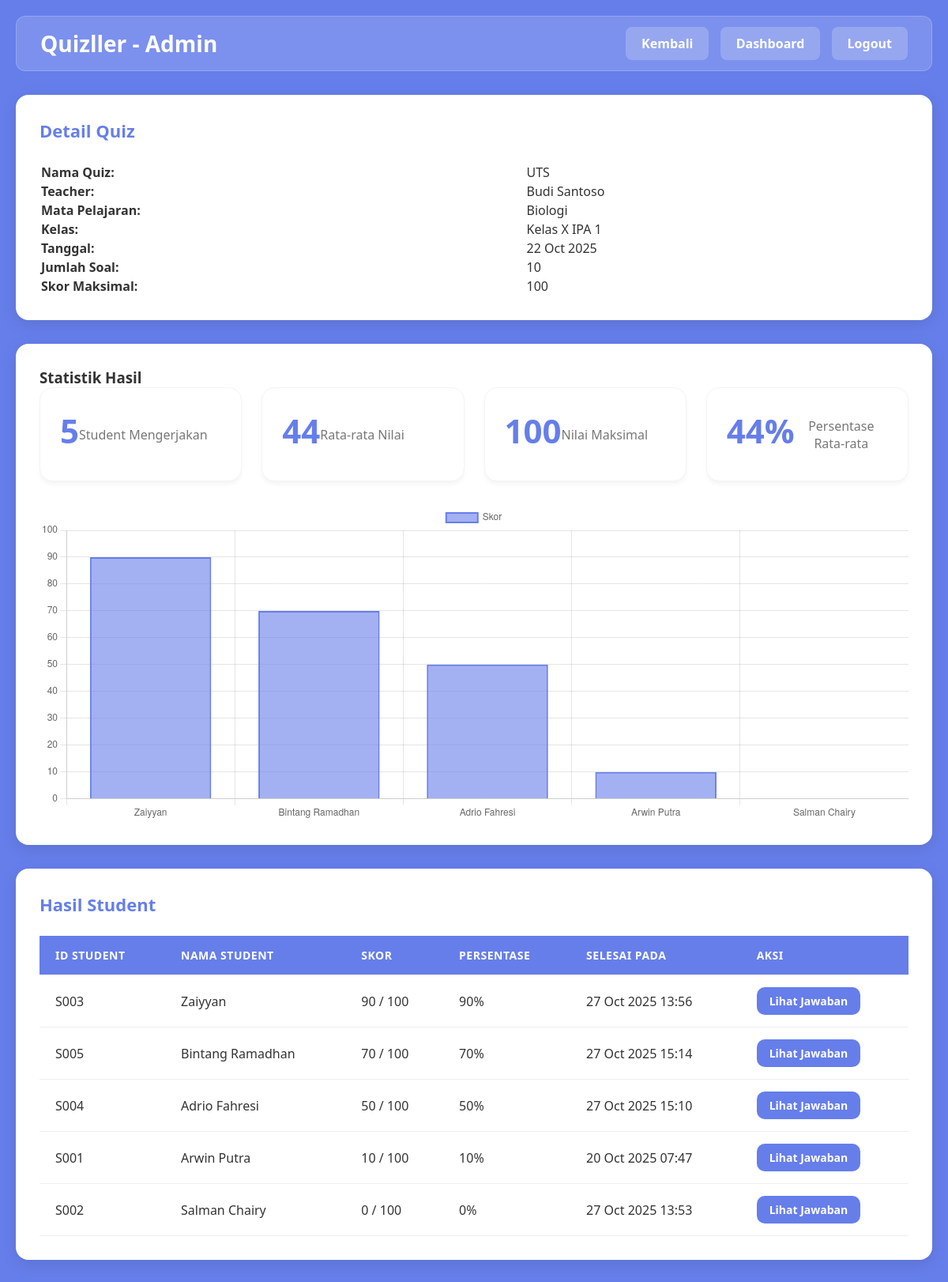
Screenshot of /admin/test-results.php?id=1 (signed in) with the database file from the repository.
### tables this page shows
CREATE TABLE tests (
        id INTEGER PRIMARY KEY AUTOINCREMENT,
        teacher_id INTEGER NOT NULL,
        name VARCHAR(255) NOT NULL,
        date DATE NOT NULL,
        status_id INTEGER NOT NULL,
        subject VARCHAR(255) NOT NULL,
        total_questions INTEGER NOT NULL DEFAULT 0,
        class_id INTEGER NOT NULL,
        FOREIGN KEY (teacher_id) REFERENCES teachers(id),
        FOREIGN KEY (status_id) REFERENCES status(id),
        FOREIGN KEY (class_id) REFERENCES classes(id)
    );

CREATE TABLE teachers (
        id INTEGER PRIMARY KEY AUTOINCREMENT,
        name VARCHAR(255) NOT NULL,
        email VARCHAR(255) NOT NULL UNIQUE,
        password VARCHAR(255) NOT NULL
    );

CREATE TABLE classes (
        id INTEGER PRIMARY KEY AUTOINCREMENT,
        name VARCHAR(255) NOT NULL
    );

CREATE TABLE student_test_results (
        id INTEGER PRIMARY KEY AUTOINCREMENT,
        student_id INTEGER NOT NULL,
        test_id INTEGER NOT NULL,
        score INTEGER NOT NULL DEFAULT 0,
        completed INTEGER NOT NULL DEFAULT 0,
        completed_at DATETIME,
        UNIQUE (student_id, test_id),
        FOREIGN KEY (student_id) REFERENCES students(id) ON DELETE CASCADE,
        FOREIGN KEY (test_id) REFERENCES tests(id) ON DELETE CASCADE
    );

CREATE TABLE students (
        id INTEGER PRIMARY KEY AUTOINCREMENT,
        student_id VARCHAR(50) NOT NULL UNIQUE,
        name VARCHAR(255) NOT NULL,
        password VARCHAR(255) NOT NULL,
        class_id INTEGER,
        FOREIGN KEY (class_id) REFERENCES classes(id)
    );

### includes/functions.php (called while the page is built, shortened)
<?php
function formatDate($date) {
    return date('d M Y', strtotime($date));
}
?>

### admin/test-results.php (the view, shortened to what this page needs)
<?php
require_once '../includes/functions.php';
$test_id = isset($_GET['id']) ? (int)$_GET['id'] : 0;
$conn = getDBConnection();
$stmt = $conn->prepare("SELECT t.*, te.name as teacher_name, c.name as class_name, s.name as status_name
                        FROM tests t
                        JOIN teachers te ON t.teacher_id = te.id
                        JOIN classes c ON t.class_id = c.id
                        JOIN status s ON t.status_id = s.id
                        WHERE t.id = ?");
$stmt->execute([$test_id]);
$test = $stmt->fetch(PDO::FETCH_ASSOC);
$stmt = $conn->prepare("SELECT str.*, s.student_id, s.name as student_name
                        FROM student_test_results str
                        JOIN students s ON str.student_id = s.id
                        WHERE str.test_id = ? AND str.completed = 1
                        ORDER BY str.score DESC");
$stmt->execute([$test_id]);
$results = $stmt->fetchAll(PDO::FETCH_ASSOC);
$total_score = 0;
$total_students = count($results);
foreach ($results as $result) {
    $total_score += $result['score'];
}
$average_score = $total_students > 0 ? round($total_score / $total_students, 2) : 0;
$stmt = $conn->prepare("SELECT COUNT(*) as count FROM questions q
                        JOIN question_test_mapping qtm ON q.id = qtm.question_id
                        WHERE qtm.test_id = ?");
$stmt->execute([$test_id]);
$question_count = $stmt->fetch(PDO::FETCH_ASSOC)['count'];
$stmt = $conn->prepare("SELECT SUM(score) as total FROM questions q
                        JOIN question_test_mapping qtm ON q.id = qtm.question_id
                        WHERE qtm.test_id = ?");
$stmt->execute([$test_id]);
$max_score = $stmt->fetch(PDO::FETCH_ASSOC)['total'] ?? 0;
?>
<!DOCTYPE html>
<html lang="id">
<head>
    <link rel="stylesheet" href="../assets/css/style.css">
</head>
<body>
    <div class="container">
        <div class="navbar">
            <h1>Quizller - Admin</h1>
            <div>
                <a href="tests.php" style="margin-right: 10px;">Kembali</a>
                <a href="dashboard.php" style="margin-right: 10px;">Dashboard</a>
                <a href="../logout.php">Logout</a>
            </div>
        </div>
        <div class="card">
            <h3>Detail Quiz</h3>
            <table style="width: 100%;">
                <tr>
                    <td><strong>Nama Quiz:</strong></td>
                    <td><?php echo htmlspecialchars($test['name']); ?></td>
                </tr>
                <tr>
                    <td><strong>Teacher:</strong></td>
                    <td><?php echo htmlspecialchars($test['teacher_name']); ?></td>
                </tr>
                <tr>
                    <td><strong>Mata Pelajaran:</strong></td>
                    <td><?php echo htmlspecialchars($test['subject']); ?></td>
                </tr>
                <tr>
                    <td><strong>Kelas:</strong></td>
                    <td><?php echo htmlspecialchars($test['class_name']); ?></td>
                </tr>
                <tr>
                    <td><strong>Tanggal:</strong></td>
                    <td><?php echo formatDate($test['date']); ?></td>
                </tr>
                <tr>
                    <td><strong>Jumlah Soal:</strong></td>
                    <td><?php echo $question_count; ?></td>
                </tr>
                <tr>
                    <td><strong>Skor Maksimal:</strong></td>
                    <td><?php echo $max_score; ?></td>
                </tr>
            </table>
        </div>
        <div class="stats-container">
            <h3>Statistik Hasil</h3>
            <div class="dashboard-grid" style="margin-bottom: 30px;">
                <div class="dashboard-card">
                    <h3><?php echo $total_students; ?></h3>
                    <p>Student Mengerjakan</p>
                </div>
                <div class="dashboard-card">
                    <h3><?php echo $average_score; ?></h3>
                    <p>Rata-rata Nilai</p>
                </div>
                <div class="dashboard-card">
                    <h3><?php echo $max_score; ?></h3>
                    <p>Nilai Maksimal</p>
                </div>
                <div class="dashboard-card">
                    <h3><?php echo $total_students > 0 ? round(($average_score / $max_score) * 100, 2) : 0; ?>%</h3>
                    <p>Persentase Rata-rata</p>
                </div>
            </div>
            <?php if (count($results) > 0): ?>
                <canvas id="scoreChart" style="max-height: 400px;"></canvas>
            <?php endif; ?>
        </div>
        <div class="card">
            <h3>Hasil Student</h3>
            <?php if (count($results) > 0): ?>
                <table class="table">
                    <thead>
                        <tr>
                            <th>ID Student</th>
                            <th>Nama Student</th>
                            <th>Skor</th>
                            <th>Persentase</th>
                            <th>Selesai Pada</th>
                            <th>Aksi</th>
                        </tr>
                    </thead>
                    <tbody>
                        <?php foreach ($results as $result): ?>
                            <tr>
                                <td><?php echo htmlspecialchars($result['student_id']); ?></td>
                                <td><?php echo htmlspecialchars($result['student_name']); ?></td>
                                <td><?php echo $result['score']; ?> / <?php echo $max_score; ?></td>
                                <td><?php echo round(($result['score'] / $max_score) * 100, 2); ?>%</td>
                                <td><?php echo date('d M Y H:i', strtotime($result['completed_at'])); ?></td>
                                <td>
                                    <a href="student-answers.php?test_id=<?php echo $test_id; ?>&student_id=<?php echo $result['student_id']; ?>" class="btn btn-small">Lihat Jawaban</a>
                                </td>
                            </tr>
                        <?php endforeach; ?>
                    </tbody>
                </table>
            <?php else: ?>
                <p>Belum ada student yang mengerjakan quiz ini.</p>
            <?php endif; ?>
        </div>
    </div>
    <?php if (count($results) > 0): ?>
    <script>
        const ctx = document.getElementById('scoreChart');
        new Chart(ctx, {
            type: 'bar',
            data: {
                labels: [<?php echo '"' . implode('", "', array_map(function($r) { return $r['student_name']; }, $results)) . '"'; ?>],
                datasets: [{
                    label: 'Skor',
                    data: [<?php echo implode(', ', array_map(function($r) { return $r['score']; }, $results)); ?>],
                    backgroundColor: 'rgba(102, 126, 234, 0.6)',
                    borderColor: 'rgba(102, 126, 234, 1)',
                    borderWidth: 2
                }]
            },
            options: {
                responsive: true,
                maintainAspectRatio: true,
                scales: {
                    y: {
                        beginAtZero: true,
                        max: <?php echo $max_score; ?>
                    }
                }
            }
        });
    </script>
    <?php endif; ?>
</body>
</html>

### assets/css/style.css (style rules this page uses)
* { margin: 0; padding: 0; box-sizing: border-box; }
body { font-family: 'Segoe UI', Tahoma, Geneva, Verdana, sans-serif; background-color: #667eea; min-height: 100vh; color: #333; }
.container { max-width: 1200px; margin: 0 auto; padding: 20px; }
.navbar { background-color: rgba(255, 255, 255, 0.15); backdrop-filter: blur(10px); padding: 15px 30px; border-radius: 12px; margin-bottom: 30px; display: flex; justify-content: space-between; align-items: center; border: 1px solid rgba(255, 255, 255, 0.2); }
.navbar h1 { color: white; font-size: 28px; font-weight: 700; margin: 0; }
.navbar a { color: white; text-decoration: none; padding: 10px 20px; background-color: rgba(255, 255, 255, 0.2); border-radius: 8px; transition: all 0.3s; font-weight: 600; }
.btn { width: 100%; padding: 12px; background-color: #667eea; color: white; border: none; border-radius: 10px; font-size: 16px; font-weight: 600; cursor: pointer; transition: all 0.2s; text-align: center; display: inline-block; text-decoration: none; }
.btn-small { width: auto; padding: 8px 16px; font-size: 14px; }
.card { background-color: white; padding: 30px; border-radius: 16px; box-shadow: 0 5px 20px rgba(0, 0, 0, 0.1); margin-bottom: 30px; }
.card h3 { color: #667eea; margin-bottom: 25px; font-size: 22px; font-weight: 700; }
.table { width: 100%; border-collapse: collapse; background-color: white; overflow: hidden; }
.table th, .table td { padding: 15px 20px; text-align: left; border-bottom: 1px solid #eee; }
.table th { background-color: #667eea; color: white; font-weight: 600; text-transform: uppercase; font-size: 14px; letter-spacing: 0.5px; }
.dashboard-grid { display: grid; grid-template-columns: repeat(auto-fit, minmax(240px, 1fr)); gap: 25px; margin-bottom: 30px; }
.dashboard-card { background: white; padding: 30px; border-radius: 16px; box-shadow: 0 5px 20px rgba(0, 0, 0, 0.1); text-align: center; transition: transform 0.3s; }
.dashboard-card h3 { color: #667eea; font-size: 42px; margin-bottom: 10px; font-weight: 800; }
.dashboard-card p { color: #777; font-size: 16px; margin: 0; font-weight: 500; }
.dashboard-card { display: flex; align-items: center; padding: 25px; background: #fff; border-radius: 16px; box-shadow: 0 4px 6px -1px rgba(0, 0, 0, 0.05); border: 1px solid #f3f4f6; transition: transform 0.2s; }
.stats-container { background: white; padding: 30px; border-radius: 16px; margin-bottom: 30px; box-shadow: 0 5px 20px rgba(0, 0, 0, 0.1); }

### rows the page displays
tests: name "UTS", teacher.name "Budi Santoso", subject "Biologi", class.name "Kelas X IPA 1", date "22 Oct 2025"
student_test_results: student.student_id "S003", student.name "Zaiyyan", score "90", max_score "100", ($result['score']/$max_score)*100 "90", completed_at "27 Oct 2025 13:56"
student_test_results: student.student_id "S005", student.name "Bintang Ramadhan", score "70", max_score "100", ($result['score']/$max_score)*100 "70", completed_at "27 Oct 2025 15:14"
student_test_results: student.student_id "S004", student.name "Adrio Fahresi", score "50", max_score "100", ($result['score']/$max_score)*100 "50", completed_at "27 Oct 2025 15:10"
student_test_results: student.student_id "S001", student.name "Arwin Putra", score "10", max_score "100", ($result['score']/$max_score)*100 "10", completed_at "20 Oct 2025 07:47"
student_test_results: student.student_id "S002", student.name "Salman Chairy", score "0", max_score "100", ($result['score']/$max_score)*100 "0", completed_at "27 Oct 2025 13:53"

### other values shown
$question_count "10"
$max_score "100"
$total_students "5"
$average_score "44"
chart data {{ $max_score }} 100
